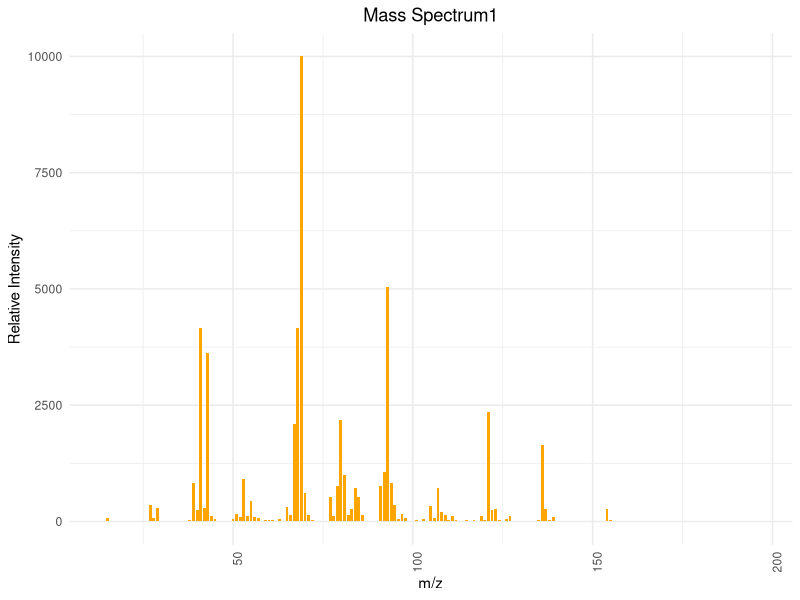
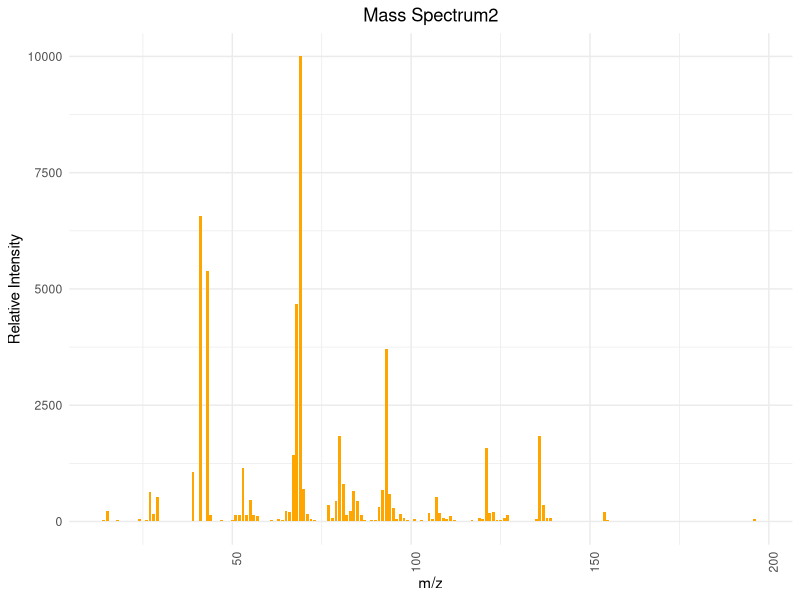
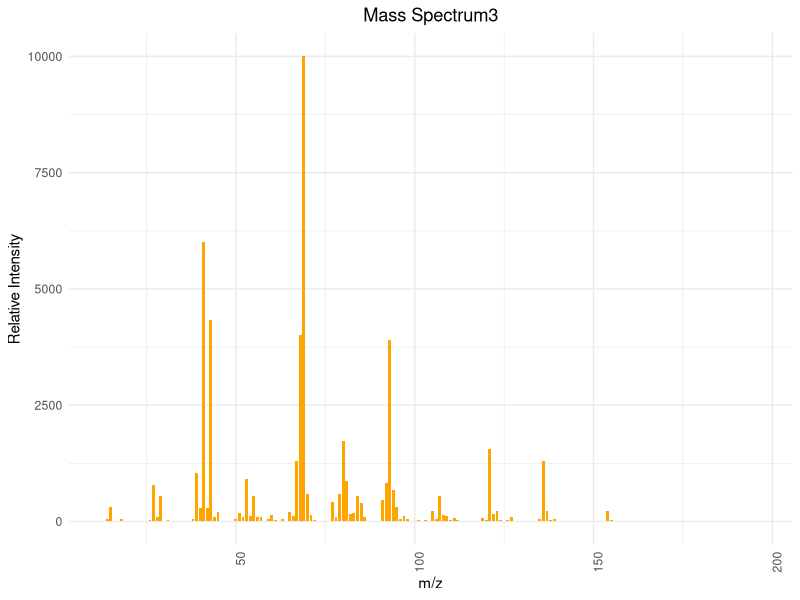
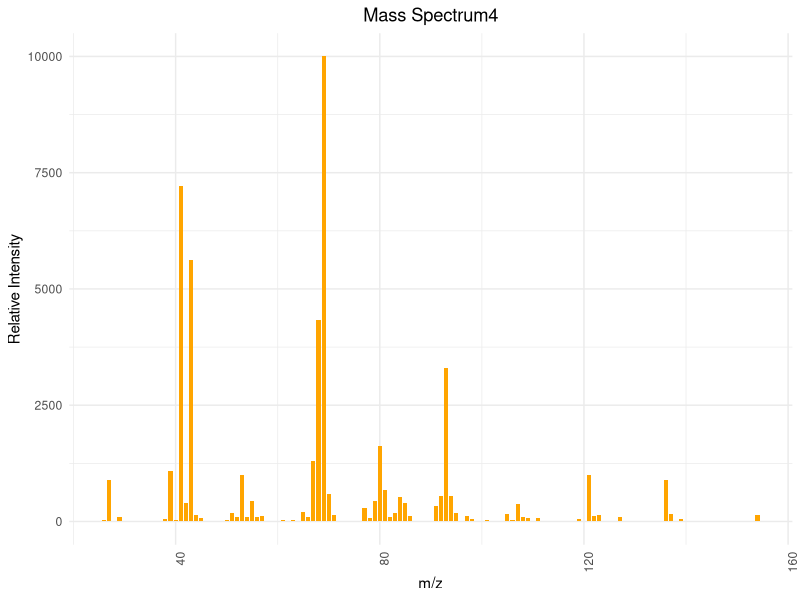

R code for these plots, in order:
## ---- chunk 1
# 安装并加载所需的包
library(ggplot2)

# 图1
mz1 <- c(14, 15, 26, 27, 28, 29, 30, 31, 37, 38, 39, 40, 41, 42, 43, 44, 45, 50, 51, 52, 53, 54, 55, 56, 57, 58, 59, 60, 61, 62, 63, 64, 65, 66, 67, 68, 69, 70, 71, 72, 73, 74, 75, 77, 78, 79, 80, 81, 82, 83, 84, 85, 86, 87, 89, 91, 92, 93, 94, 95, 96, 97, 98, 99, 101, 102, 103, 104, 105, 106, 107, 108, 109, 110, 111, 112, 113, 114, 115, 116, 117, 118, 119, 120, 121, 122, 123, 124, 125, 126, 127, 128, 134, 135, 136, 137, 138, 139, 140, 153, 154, 155, 196)
intensity1 <- c(10, 70, 20, 360, 70, 280, 10, 10, 10, 30, 820, 240, 4170, 300, 3620, 110, 60, 50, 170, 100, 910, 120, 450, 100, 80, 10, 30, 40, 40, 10, 50, 10, 310, 130, 2090, 4150, 9999, 610, 150, 30, 10, 10, 10, 530, 110, 760, 2190, 1000, 150, 270, 720, 530, 130, 10, 10, 770, 1060, 5050, 820, 360, 50, 170, 80, 20, 40, 10, 50, 20, 330, 80, 720, 200, 150, 40, 110, 30, 10, 10, 30, 10, 30, 10, 120, 40, 2350, 240, 260, 30, 10, 60, 110, 10, 10, 40, 1640, 260, 40, 100, 10, 20, 260, 30, 10)

data1 <- data.frame(mz1, intensity1)


ggplot(data1, aes(x=mz1, y=intensity1)) +
  geom_bar(stat="identity", fill="orange", width=0.8) + 
  theme_minimal() + 
  labs(title="Mass Spectrum1",
       x="m/z",
       y="Relative Intensity") + 
  theme(axis.text.x = element_text(angle = 90, hjust = 1), plot.title = element_text(hjust = 0.5))  

# 图2
mz2 <- c(14, 15, 16, 17, 18, 24, 26, 27, 28, 29, 30, 31, 39, 40, 41, 42, 43, 44, 47, 49, 50, 51, 52, 53, 54, 55, 56, 57, 60, 61, 62, 63, 64, 65, 66, 67, 68, 69, 70, 71, 72, 73, 74, 75, 76, 77, 78, 79, 80, 81, 82, 83, 84, 85, 86, 87, 89, 90, 91, 92, 93, 94, 95, 96, 97, 98, 99, 100, 101, 102, 103, 104, 105, 106, 107, 108, 109, 110, 111, 112, 113, 114, 115, 116, 117, 118, 119, 120, 121, 122, 123, 124, 125, 126, 127, 128, 129, 130, 131, 132, 133, 134, 135, 136, 137, 138, 139, 140, 151, 152, 153, 154, 155, 195, 196, 197)
intensity2 <- c(30, 230, 10, 10, 40, 60, 30, 630, 160, 520, 10, 20, 1070, 10, 6560, 20, 5390, 150, 30, 20, 40, 150, 130, 1140, 150, 470, 130, 110, 10, 40, 20, 50, 30, 230, 200, 1430, 4680, 9999, 690, 170, 50, 30, 20, 20, 20, 360, 80, 440, 1840, 800, 150, 220, 650, 450, 150, 30, 30, 30, 310, 670, 3700, 600, 290, 60, 160, 80, 30, 20, 50, 20, 40, 20, 180, 60, 520, 180, 80, 50, 110, 30, 20, 20, 20, 20, 30, 10, 70, 50, 1570, 180, 210, 40, 30, 70, 130, 20, 20, 10, 10, 10, 20, 20, 60, 1840, 360, 70, 70, 20, 10, 10, 20, 210, 40, 10, 60, 20)

data2 <- data.frame(mz2, intensity2)

ggplot(data2, aes(x=mz2, y=intensity2)) +
  geom_bar(stat="identity", fill="orange", width=0.8) + 
  theme_minimal() + 
  labs(title="Mass Spectrum2",
       x="m/z",
       y="Relative Intensity") + 
  theme(axis.text.x = element_text(angle = 90, hjust = 1), plot.title = element_text(hjust = 0.5))  

# 图3
mz3 <- c(13, 14, 15, 16, 17, 18, 26, 27, 28, 29, 30, 31, 32, 37, 38, 39, 40, 41, 42, 43, 44, 45, 50, 51, 52, 53, 54, 55, 56, 57, 58, 59, 60, 61, 62, 63, 64, 65, 66, 67, 68, 69, 70, 71, 72, 73, 74, 77, 78, 79, 80, 81, 82, 83, 84, 85, 86, 87, 89, 90, 91, 92, 93, 94, 95, 96, 97, 98, 99, 101, 102, 103, 104, 105, 106, 107, 108, 109, 110, 111, 112, 113, 115, 117, 119, 120, 121, 122, 123, 124, 125, 126, 127, 128, 133, 134, 135, 136, 137, 138, 139, 140, 148, 153, 154, 155, 161, 163, 196)
intensity3 <- c(10, 50, 320, 10, 10, 50, 40, 790, 100, 540, 20, 40, 20, 10, 50, 1050, 300, 6010, 300, 4330, 100, 200, 50, 180, 100, 910, 110, 540, 100, 90, 20, 50, 130, 40, 20, 50, 10, 210, 110, 1290, 4020, 9999, 590, 150, 40, 10, 10, 420, 90, 590, 1740, 880, 160, 180, 540, 390, 90, 10, 10, 10, 460, 830, 3910, 670, 310, 50, 120, 60, 20, 40, 10, 40, 10, 220, 60, 540, 150, 120, 40, 70, 30, 10, 20, 20, 80, 30, 1550, 160, 220, 30, 10, 40, 90, 10, 20, 20, 60, 1310, 230, 40, 50, 10, 10, 20, 230, 30, 20, 10, 10)

data3 <- data.frame(mz3, intensity3)

ggplot(data3, aes(x=mz3, y=intensity3)) +
  geom_bar(stat="identity", fill="orange", width=0.8) + 
  theme_minimal() + 
  labs(title="Mass Spectrum3",
       x="m/z",
       y="Relative Intensity") + 
  theme(axis.text.x = element_text(angle = 90, hjust = 1), plot.title = element_text(hjust = 0.5)) 

# 图4
mz4 <- c(26, 27, 29, 31, 38, 39, 40, 41, 42, 43, 44, 45, 50, 51, 52, 53, 54, 55, 56, 57, 61, 63, 65, 66, 67, 68, 69, 70, 71, 77, 78, 79, 80, 81, 82, 83, 84, 85, 86, 91, 92, 93, 94, 95, 97, 98, 101, 105, 106, 107, 108, 109, 111, 119, 121, 122, 123, 127, 136, 137, 139, 154)
intensity4 <- c(40, 900, 100, 10, 50, 1080, 40, 7210, 400, 5620, 140, 70, 30, 190, 100, 990, 100, 430, 90, 110, 40, 40, 200, 90, 1310, 4330, 9999, 590, 150, 280, 80, 450, 1630, 680, 100, 180, 530, 390, 110, 330, 550, 3290, 550, 180, 110, 50, 40, 160, 30, 370, 100, 70, 80, 60, 990, 110, 140, 90, 900, 160, 60, 140)

data4 <- data.frame(mz4, intensity4)

ggplot(data4, aes(x=mz4, y=intensity4)) +
  geom_bar(stat="identity", fill="orange", width=0.8) + 
  theme_minimal() + 
  labs(title="Mass Spectrum4",
       x="m/z",
       y="Relative Intensity") + 
  theme(axis.text.x = element_text(angle = 90, hjust = 1), plot.title = element_text(hjust = 0.5)) 
